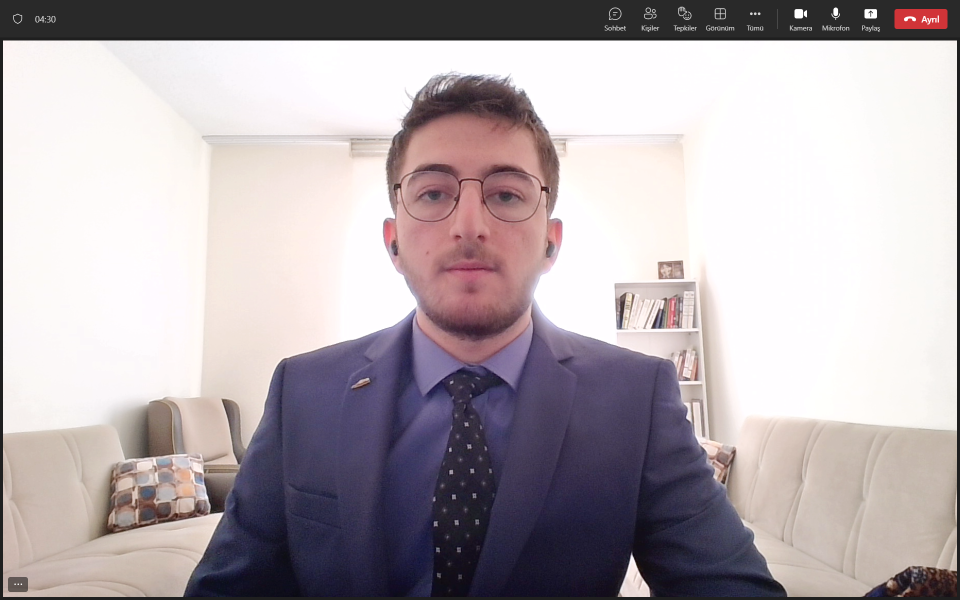
#> input picture test.jpg, 1920 x 1200 px (shown at 1/2 size)
$ python 'image resizer.py'
#> lines starting #> are read from the running program, lines starting #| are printed output that depends on the picture
from PIL import Image


image = Image.open("test.jpg")
#> image is the input picture: PIL image 1920x1200 RGBA; mean R, G, B, A 179.4, 170.5, 174.6, 255

print(f"Currnet size of image: {image.size}")
#| Currnet size of image: (1920, 1200)

resized_image= image.resize((500, 500))
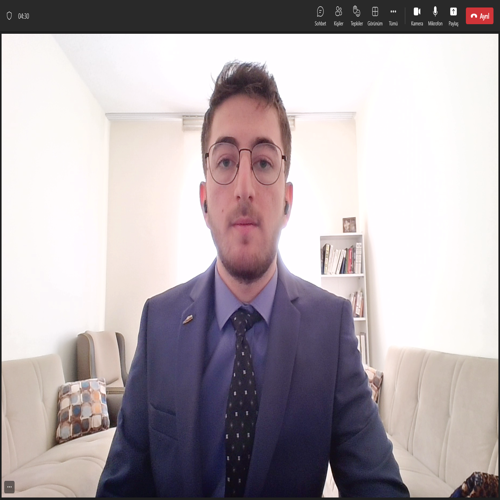
#> resized_image: PIL image 500x500 RGBA; mean R, G, B, A 179.4, 170.5, 174.5, 255

resized_image.save("New one.jpeg")
